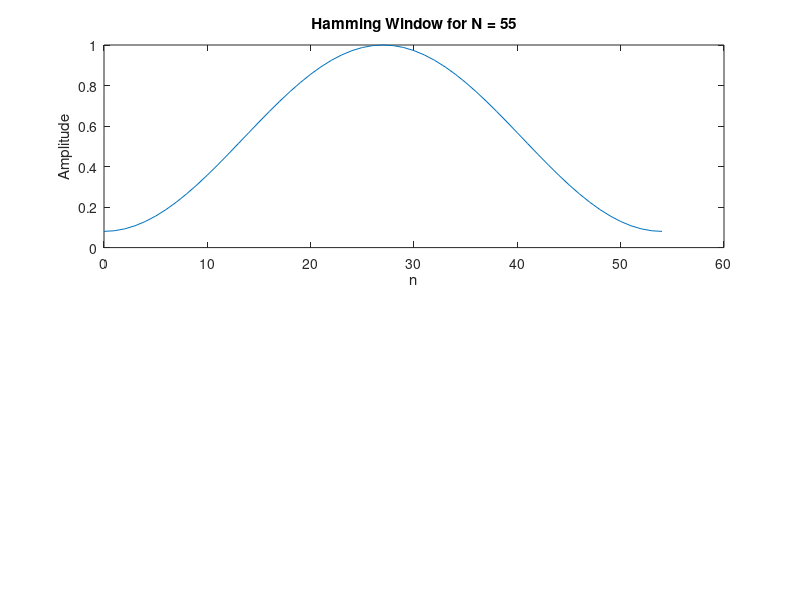

Write the MATLAB code that produced this figure. (Note: this script raises an error after producing the figure.)
clc;
clear all;
close all;

N = 55; %  N values are taken as 15 or 55
n=0:(N-1);
hamming_window = 0.54 - 0.46 * cos(2 * pi * n / (N - 1)); % Hamming window

subplot(2,1,1)
plot(n,hamming_window);
title('Hamming Window for N = 55');
xlabel('n');
ylabel('Amplitude');

spectrum_hamming_window = abs(fft_radix2([hamming_window,zeros(1,256-length(hamming_window))])); %zero padding
frequencies = linspace(0, 1, length(spectrum_hamming_window));
spectrum_hamming = [spectrum_hamming_window(length(spectrum_hamming_window)/2:length(spectrum_hamming_window)),spectrum_hamming_window(1:length(spectrum_hamming_window)/2)];
subplot(2,1,2)
plot(-length(frequencies)/2:length(frequencies)/2, spectrum_hamming );
title('Magnitude Spectrum of Hamming Window');
xlabel('Frequency');
ylabel('Magnitude');
figure;
plot(linspace(-1, 1, length(spectrum_hamming)),20*log10(abs(spectrum_hamming)/max(abs(spectrum_hamming))));
xlabel('Normalized Frequency');
ylabel('Magnitude (dB)');
title('Magnitude Response of Hamming Window');

fvtool(hamming_window)

function X = fft_radix2(x) %function to calculate DFT
N = length(x);
if N <= 1
X = x;
else
even = fft_radix2(x(1:2:end));
odd = fft_radix2(x(2:2:end));
factor = exp(-2i * pi / N);
X = [even + factor.^(0:N/2-1) .* odd, even - factor.^(0:N/2-1) .* odd];
end
end
